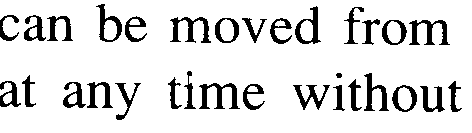
//> input picture src/class-1/letras.bmp, 472 x 133 px
$ ./convex_comp   (built with g++ and OpenCV 4)
//> lines starting //> are read from the running program, lines starting //| are printed output that depends on the picture; after the words box and inside, x2 and y2 are one past the last pixel; in counts of white or black regions, pixels touching at a corner belong together
#include <iostream>
#include <opencv2/opencv.hpp>

using namespace std;
using namespace cv;

// Função para encontrar vizinhos válidos de um pixel
vector<Point> getValidNeighbors(const Mat& image, int x, int y) {
    vector<Point> neighbors;
    if (x > 0 && image.at<uchar>(x - 1, y) == 0) // Esquerda
        neighbors.push_back(Point(x - 1, y));
    if (y > 0 && image.at<uchar>(x, y - 1) == 0) // Acima
        neighbors.push_back(Point(x, y - 1));
    return neighbors;
}

// Função para percorrer os pixels conectados a partir de um pixel inicial usando BFS
void bfs(const Mat& image, Mat& visited, int x, int y) {
    queue<Point> q;
    q.push(Point(x, y));
    visited.at<uchar>(x, y) = 255; // Marca como visitado
    while (!q.empty()) {
        Point current = q.front();
        q.pop();
        vector<Point> neighbors = getValidNeighbors(image, current.x, current.y);
        for (const auto & neighbor : neighbors) {
            if (visited.at<uchar>(neighbor) == 0) { // Se o vizinho não foi visitado
                q.push(neighbor);
                visited.at<uchar>(neighbor) = 255; // Marca como visitado
            }
        }
    }
}

// Função para contar o número de componentes conectados na imagem
int countConnectedComponents(const Mat& image) {
    Mat visited = Mat::zeros(image.size(), CV_8UC1);
    int numComponents = 0;
    for (int x = 0; x < image.rows; ++x) {
        for (int y = 0; y < image.cols; ++y) {
            if (image.at<uchar>(x, y) == 0 && visited.at<uchar>(x, y) == 0) { // Se o pixel é preto e não foi visitado
                bfs(image, visited, x, y); // Inicia uma nova busca BFS
                numComponents++; // Incrementa o contador de componentes conectados
            }
        }
    }
    return numComponents;
}

int main() {
    // Carrega a imagem
    Mat image = imread("letras.bmp", IMREAD_GRAYSCALE);
//> image: 133 rows x 472 cols, CV_8UC1; 87.5% white; 31 black regions, largest, box (x1, y1, x2, y2) and area: (199, 83, 240, 109) 457, (409, 20, 450, 45) 441, (170, 17, 211, 43) 439

    // Verifica se a imagem foi carregada corretamente
    if (image.empty()) {
        cerr << "Erro ao carregar a imagem." << endl;
        return EXIT_FAILURE;
    }

    // Conta o número de componentes conectados
    int numComponents = countConnectedComponents(image);
//> the loop in countConnectedComponents, `for (int x = 0; x < image.rows; ++x)` made 133 passes
//> numComponents on passes 1 to 12: 0, 0, 0, 0, 4, 11, 20, 38, 59, 79, 96, 114
//> after the loop in countConnectedComponents, `for (int x = 0; x < image.rows; ++x)`:
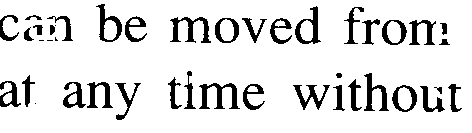
//> image: 133 rows x 472 cols, CV_8UC1; 87.9% white; 42 black regions (5 under 20 px), largest, box (x1, y1, x2, y2) and area: (199, 83, 240, 109) 457, (170, 17, 211, 43) 439, (364, 73, 389, 111) 365
//> after the loop in countConnectedComponents, `for (int x = 0; x < image.rows; ++x)`:
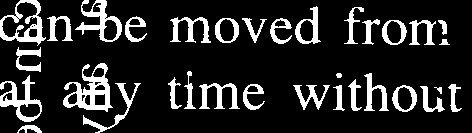
//> visited: 133 rows x 472 cols, CV_8UC1; 15.4% white; 33 white regions, largest, box (x1, y1, x2, y2) and area: (63, 63, 113, 112) 1008, (0, 0, 46, 46) 736, (0, 75, 42, 122) 670
//> after the loop in countConnectedComponents, `for (int x = 0; x < image.rows; ++x)`: numComponents = 7580
//> numComponents = 7580

    // Imprime o resultado
    cout << "Número de componentes conexos: " << numComponents << endl;
//| Número de componentes conexos: 7580

    return EXIT_SUCCESS;
}

$ run again, with src/class-1/c2.bmp copied over src/class-1/letras.bmp
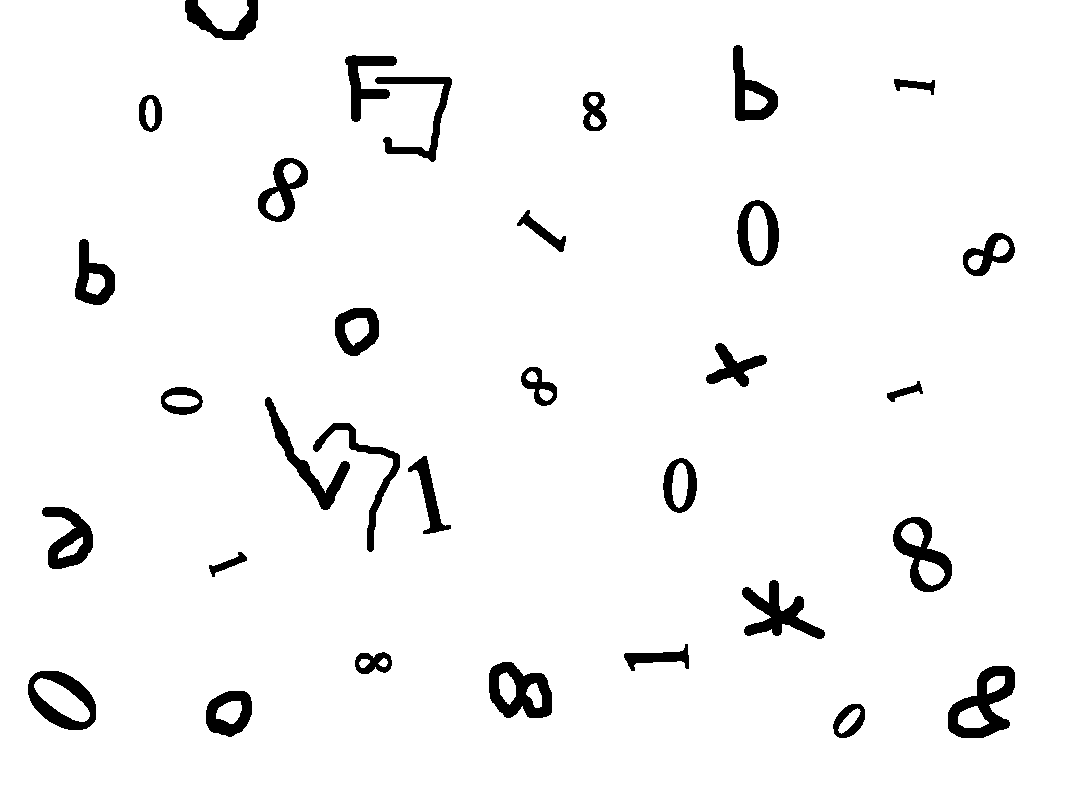
//> input picture src/class-1/c2.bmp, 1069 x 785 px
//> image: 785 rows x 1069 cols, CV_8UC1; 95.7% white; 32 black regions, largest, box (x1, y1, x2, y2) and area: (948, 666, 1015, 738) 2277, (489, 662, 552, 718) 2051, (742, 580, 825, 639) 1920
//> the loop in countConnectedComponents, `for (int x = 0; x < image.rows; ++x)` made 785 passes
//> numComponents on passes 1 to 3: 23, 47, 71
//> after the loop in countConnectedComponents, `for (int x = 0; x < image.rows; ++x)`:
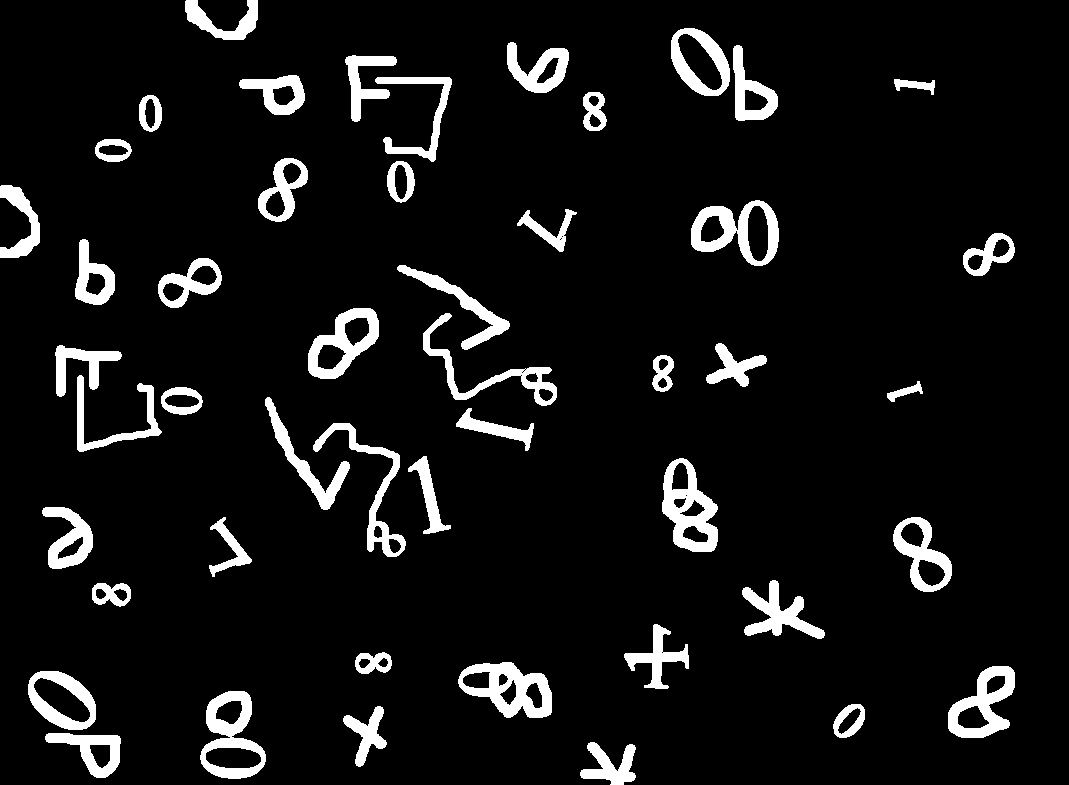
//> visited: 785 rows x 1069 cols, CV_8UC1; 7.6% white; 48 white regions, largest, box (x1, y1, x2, y2) and area: (458, 662, 552, 718) 2718, (662, 458, 718, 552) 2710, (200, 691, 266, 779) 2519
//> after the loop in countConnectedComponents, `for (int x = 0; x < image.rows; ++x)`: numComponents = 35532
//| Número de componentes conexos: 35532
